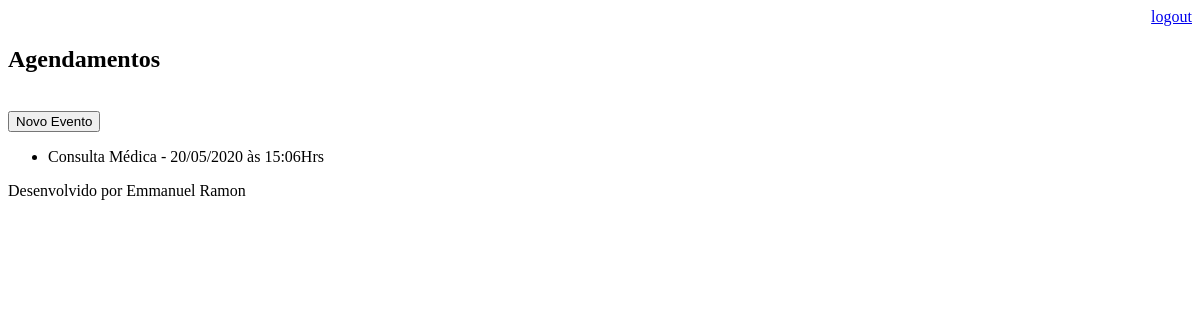
The app's page /agenda/ (signed in), older data.
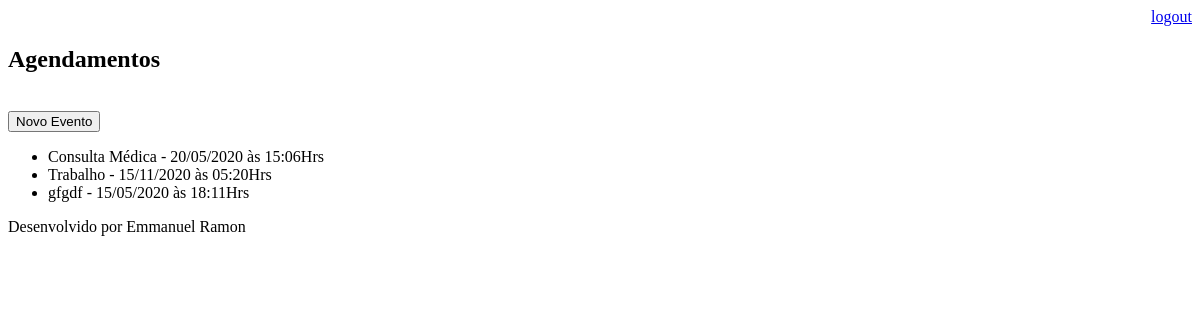
The same page, newer data.
### core/models.py (models this page shows, shortened)
class Evento(models.Model):
	titulo    = models.CharField(max_length=100)
	descricao = models.TextField(blank=True, null=True)
	data_evento = models.DateTimeField(verbose_name='Data do Evento')#verbose customiza
	data_criacao = models.DateTimeField(auto_now=True)
	usuario = models.ForeignKey(User, on_delete=models.CASCADE)
	class Meta:
		db_table = 'evento'
	def get_data_evento(self):
		return self.data_evento.strftime('%d/%m/%Y às %H:%MHrs')

### core/views.py (the view)
# urls.py: path('agenda/', views.lista_eventos),
@login_required(login_url='/login/')
def lista_eventos(request):
	usuario = request.user
	eventos = Evento.objects.filter(usuario=usuario)
	dados = {'eventos': eventos}
	return render(request, 'agenda.html', dados)

### templates/agenda.html
{% extends "model-page.html" %}
{% block content %}
	<h2>Agendamentos</h2>
	<br>
	<a href="evento/">
		<button name="evento">Novo Evento</button>
	</a>
	<ul>
		{% for evento in eventos %}
		<li>{{ evento.titulo }} - {{ evento.get_data_evento }}</li>
		{% endfor %}
	</ul>
{% endblock %}

Row changes from the older to the newer data that the page shows:
added Evento: titulo "Trabalho", get_data_evento "15/11/2020 às 05:20Hrs"
added Evento: titulo "gfgdf", get_data_evento "15/05/2020 às 18:11Hrs"
